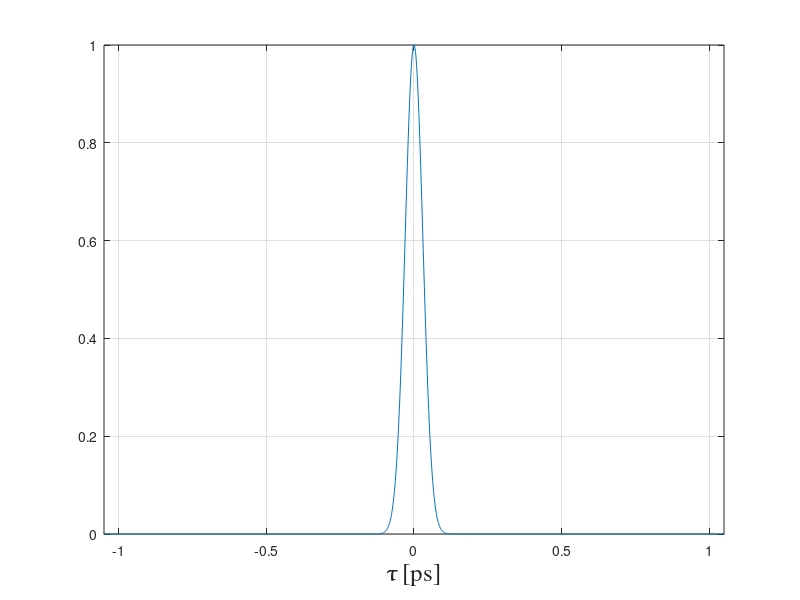

Write the MATLAB code that produced this figure. (Note: this script raises an error after producing the figure.)
% pump.u0 filter \Delta\lambda transform limit \Delta\tau

clear all
close all

format long e
%% from Parameters.m

%% Input pulses (pump)
pump.lambda= 830; % [nm] 
pump.rate= 94E6; % [Hz]
pump.chirp= 0.007400;             % chirp= 7400fs^2
% pump.chirp= 0;	% [1E-6fs^2]
% to= pump.tfwhm/ 1.763;
% pump.w= 2* pi* sim.c/ pump.lambda;                   % [THz] frequency of the pulse, given to the SSFM.


%% simulation parameters
% general
sim.octave= exist('OCTAVE_VERSION','builtin') ~= 0;	% 1 if running in octave
sim.c = 299792.458;                         % [nm/ps] speed of light

% parameters
sim.nt= 2^14;                                   % number of spectral points
% sim.nt= 2^12;                                   % number of spectral points
sim.time= 16;                                   % [ps] simulation window
sim.dz= 0.00000005;                    % [km] longitudinal step

% outputs
sim.outputs= 0;          % [0] only output [1] inner fibre spectral, [2] spectral+temporal
sim.FigShow= 'off';	% display generated figures
sim.save= 1;	% whether to save output to .mat file and save plots
sim.LambdaRange= [pump.lambda- 500 pump.lambda+ 300];   % for spectral plots


%% Fibre
fibre.zdw= 790;                               % [nm] fiber zero dispersion wavelength
fibre.wzdw= 2* pi* sim.c/ fibre.zdw;	% [THz] central simulation frequency

fibre.GammaID = '78*lambda0/zdw';              % [w^-1* km^-1]
fibre.gamma_zdw = 78;              % [w^-1* km^-1]
fibre.gamma= fibre.gamma_zdw* pump.lambda/ fibre.zdw;

fibre.L = 0.00075;                         % [km] fibre length


%% Numerical simulation calculations
sim.aux= -(sim.nt/2): (sim.nt/ 2- 1);
sim.dt= sim.time/ sim.nt;	% [ps] time step
sim.t= sim.dt* sim.aux; % [ps] time vector
% sim.df= 1/ sim.time;	% [THz] frequency step
sim.waux= 2* pi* sim.aux/ sim.time;	% [radE12/s] angular frequencies
sim.wcent= 2* pi* sim.c/ pump.lambda;  % [radE12/s] simulation (pump) angular frequency
sim.ws= sim.waux+ sim.wcent;  % [radE12/s] centred angular frequencies
sim.lambdas= (2* pi*sim.c./ sim.ws)';   % [nm] centred lambdas vector



%% pump pulse
pump.tfwhm= 0.05  % [ps] pulse width @FWHM

% Square
%{
pump.u0= zeros(sim.nt,1);
for i=1:sim.nt
    if abs( sim.t(i))< ( pump.tfwhm/2)
        pump.u0(i)= 1;
    else
        pump.u0(i)= 0;
    end
end
%}

% Gaussian
pump.u0= exp(-2* log(2)* (sim.t/ pump.tfwhm).^2 );     % normalised to 1 [w^0.5]



%% pump plot
figure(11);
Intensityt= pump.u0;
% Intensityt= pump.u0.^2;
plot(sim.t,Intensityt);
grid on;
xlabel('\tau [ps]','FontSize',18,'FontName','Times');
xlim([(-pump.tfwhm- 1) (pump.tfwhm+ 1) ] );

str2(1)= strcat({'\Delta\tau (t)= '}, num2str(pump.tfwhm, '%3.1f'), ' ps (fwhm)');
Intensityt_fwhm= PeakFWHM(sim.t,Intensityt);
str2(2)= strcat({'\Delta\tau (m)= '}, num2str(Intensityt_fwhm, '%3.1f'), ' ps (fwhm)');
y_pos= ylim;
text_y_pos= 0.7* y_pos(2);
x_pos= xlim;
text_x_pos= 0.7* x_pos(2) + 0.3* x_pos(1);
text(text_x_pos, text_y_pos, str2);

% print(11,'-depsc2', '-r600', strcat('tFFT', '.eps' ) )


%% transform
transf= fft(pump.u0);
shifted_transf= fftshift(transf);
% figure(12);
% plot(sim.ws, shifted_transf,'.-');
IntensityFreq= shifted_transf.*conj(shifted_transf);


%% width
% pulse.Tfwhm [ps], pulse.Ppeak [?]
[Ppeak, max_pos]= max(IntensityFreq);

val=0;
i= size(IntensityFreq,2);
while (val< (Ppeak/2))
    i= i-1;
    val=(IntensityFreq(i));
end
Freqfwhm= sim.ws(i);
val=0;
i=1;
while (val< (Ppeak/2))
    i= i+1;
    val=(IntensityFreq(i));
end
Freqfwhm= Freqfwhm- sim.ws(i)
DtDnu= Freqfwhm* pump.tfwhm/(2* pi)

%% transform plot
figure(13);
plot(sim.ws, IntensityFreq,'.-');
grid on;
xlabel('\omega [Trad/s]','FontSize',18,'FontName','Times');
xlim([(sim.wcent- 30) (sim.wcent+ 30) ] );

str2(1)= strcat({'\Delta\omega= '}, num2str(Freqfwhm, '%3.1f'), ' Trad/s (fwhm)');
y_pos= ylim;
text_y_pos= 0.7* y_pos(2);
x_pos= xlim;
text_x_pos= 0.7* x_pos(2) + 0.3* x_pos(1);
text(text_x_pos, text_y_pos, str2);

% print(13,'-depsc2', '-r600', strcat('wFFT', '.eps' ) );